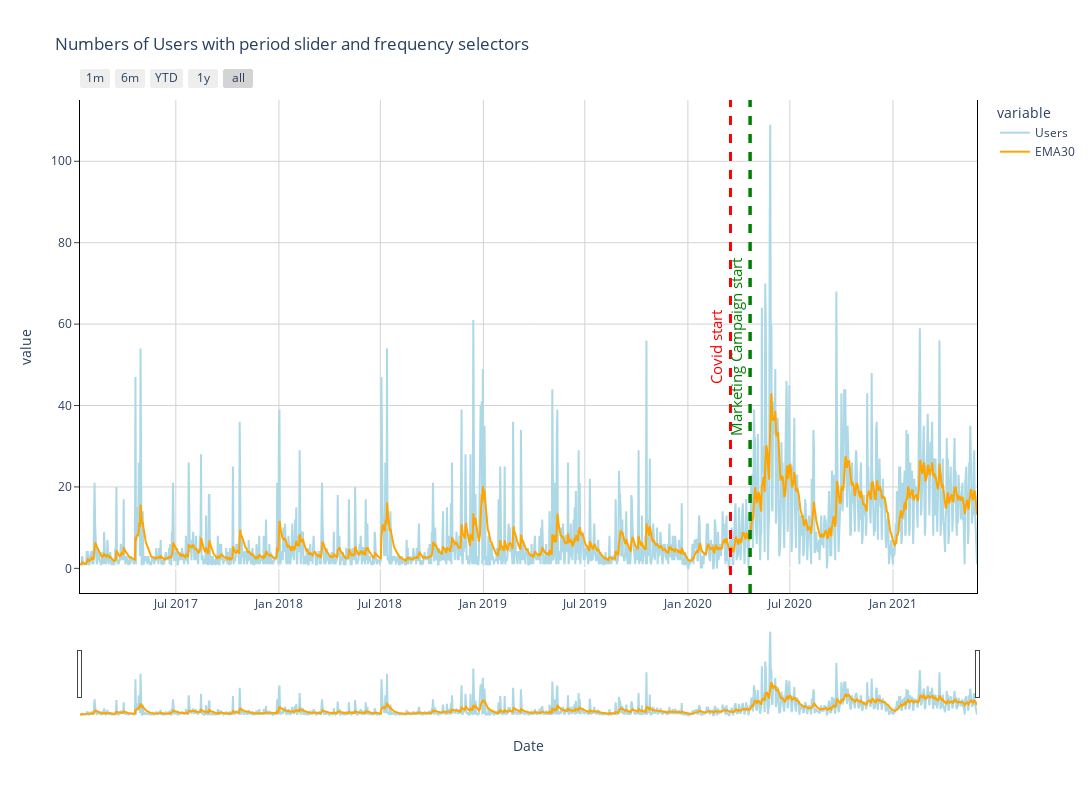

Notebook code cell kept with this figure:
### Markdown cell above
Using plotly we can create an interactive dashboard showing the time series according to:  
- Frequency of data (daily,weekly,monthly,yearly) thanks to a selector   
- Period of interest thanks to a slider

### Code cell
import plotly.express as px
import pandas as pd

fig = px.line(data,
             x=data.index,
             y=['Users', 'EMA30'],
             width=1200, height=800,
             title='Numbers of Users with period slider and frequency selectors',
             render_mode='webg1',
             color_discrete_map={'Users': 'lightblue', 'EMA30': 'orange'})

# set bacground
fig.update_layout(
    plot_bgcolor='white'
)
# add slider and selector
fig.update_xaxes(
    rangeslider_visible=True,
    rangeselector=dict(
        buttons=list([
            dict(count=1, label="1m", step="month", stepmode="backward"),
            dict(count=6, label="6m", step="month", stepmode="backward"),
            dict(count=1, label="YTD", step="year", stepmode="todate"),
            dict(count=1, label="1y", step="year", stepmode="backward"),
            dict(step="all")
        ])
    ),
    linecolor='black',
    gridcolor='lightgrey'
)

# add vertical grid
fig.update_yaxes(
    mirror=True,
    ticks='outside',
    showline=True,
    linecolor='black',
    gridcolor='lightgrey'
)

# add covid start date 
fig.add_vline(x='2020-03-17',
              line_width=3, line_dash="dash", line_color="red",
              label=dict(
                  text="Covid start",
                  textposition="middle",
                  font=dict(size=15, color="red")))
# add marketing campaign start date
fig.add_vline(x='2020-04-21', line_width=3, line_dash="dash", line_color="green")

fig.add_vline(x="2020-04-21",
              line_width=3, line_dash="dash", line_color="green",
              label=dict(
                  text="Marketing Campaign start",
                  textposition="middle",
                  font=dict(size=15, color="green")))
fig.show()

### Figure 1 — Plotly figure (JSON) as saved in the notebook; plotly's stock layout.template omitted (floating-point values rounded to 4 significant figures; data arrays with more than 128 entries replaced by an {"elided": "..."} marker saying what was removed)
{"data": [{"hovertemplate": "variable=Users<br>Date=%{x}<br>value=%{y}<extra></extra>", "legendgroup": "Users", "line": {"color": "lightblue", "dash": "solid"}, "marker": {"symbol": "circle"}, "mode": "lines", "name": "Users", "orientation": "v", "showlegend": true, "type": "scatter", "x": {"elided": "1602 str values"}, "xaxis": "x", "y": {"elided": "1602 int values"}, "yaxis": "y"}, {"hovertemplate": "variable=EMA30<br>Date=%{x}<br>value=%{y}<extra></extra>", "legendgroup": "EMA30", "line": {"color": "orange", "dash": "solid"}, "marker": {"symbol": "circle"}, "mode": "lines", "name": "EMA30", "orientation": "v", "showlegend": true, "type": "scatter", "x": {"elided": "1602 str values"}, "xaxis": "x", "y": {"elided": "1602 float values"}, "yaxis": "y"}], "layout": {"height": 800, "legend": {"title": {"text": "variable"}, "tracegroupgap": 0}, "plot_bgcolor": "white", "shapes": [{"label": {"font": {"color": "red", "size": 15}, "text": "Covid start", "textposition": "middle"}, "line": {"color": "red", "dash": "dash", "width": 3}, "type": "line", "x0": "2020-03-17", "x1": "2020-03-17", "xref": "x", "y0": 0, "y1": 1, "yref": "y domain"}, {"line": {"color": "green", "dash": "dash", "width": 3}, "type": "line", "x0": "2020-04-21", "x1": "2020-04-21", "xref": "x", "y0": 0, "y1": 1, "yref": "y domain"}, {"label": {"font": {"color": "green", "size": 15}, "text": "Marketing Campaign start", "textposition": "middle"}, "line": {"color": "green", "dash": "dash", "width": 3}, "type": "line", "x0": "2020-04-21", "x1": "2020-04-21", "xref": "x", "y0": 0, "y1": 1, "yref": "y domain"}], "title": {"text": "Numbers of Users with period slider and frequency selectors"}, "width": 1200, "xaxis": {"anchor": "y", "domain": [0, 1], "gridcolor": "lightgrey", "linecolor": "black", "rangeselector": {"buttons": [{"count": 1, "label": "1m", "step": "month", "stepmode": "backward"}, {"count": 6, "label": "6m", "step": "month", "stepmode": "backward"}, {"count": 1, "label": "YTD", "step": "year", "stepmode": "todate"}, {"count": 1, "label": "1y", "step": "year", "stepmode": "backward"}, {"step": "all"}]}, "rangeslider": {"visible": true}, "title": {"text": "Date"}}, "yaxis": {"anchor": "x", "domain": [0, 1], "gridcolor": "lightgrey", "linecolor": "black", "mirror": true, "showline": true, "ticks": "outside", "title": {"text": "value"}}}}
